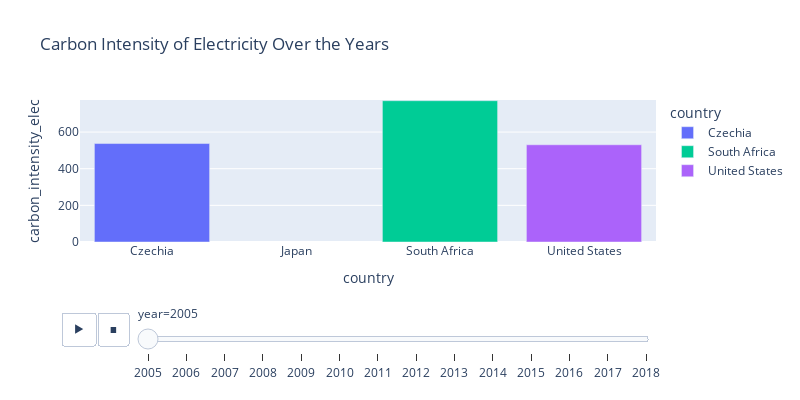

The notebook cell saved with this chart:
### Code cell
# Filter the DataFrame for the years 2005 to 2024
filtered_df = df_mongo[(df_mongo['year'] >= 2005) & (df_mongo['year'] <= 2024)]

# Group by country and calculate the average carbon intensity of electricity for each country
avg_carbon_intensity = filtered_df.groupby('country')['carbon_intensity_elec'].mean().reset_index()

# Sort by carbon intensity and select the top N countries (e.g., top 5)
top_countries = avg_carbon_intensity.sort_values('carbon_intensity_elec', ascending=False).head(4)['country'].tolist()

# Filter the original DataFrame for the top N countries
df_filtered = filtered_df[filtered_df['country'].isin(top_countries)]

# Check if there are any entries in the filtered DataFrame
if df_filtered.empty:
    print("No data available for the top countries and year range.")
else:
    # Create the bar chart with the filtered data
    fig = px.bar(df_filtered, 
                 x='country', 
                 y='carbon_intensity_elec', 
                 color='country', 
                 animation_frame="year", 
                 animation_group="country", 
                 range_y=[0, df_filtered['carbon_intensity_elec'].max()], 
                 title=('Carbon Intensity of Electricity Over the Years'),
                 width=800,  
                 height=400)

# Save the plot as an HTML file
html_filename = 'Carbon Intensity of Electricity Over the Years_plotly.html'
fig.write_html(html_filename)

# Show the visual
fig.show()

### Figure 1 — Plotly figure (JSON) as saved in the notebook; plotly's stock layout.template omitted (floating-point values rounded to 4 significant figures)
{"data": [{"alignmentgroup": "True", "hovertemplate": "country=%{x}<br>year=2005<br>carbon_intensity_elec=%{y}<extra></extra>", "ids": ["Czechia", "Czechia", "Czechia", "Czechia", "Czechia", "Czechia", "Czechia", "Czechia", "Czechia", "Czechia", "Czechia", "Czechia", "Czechia", "Czechia", "Czechia", "Czechia", "Czechia", "Czechia"], "legendgroup": "Czechia", "marker": {"color": "#636efa", "pattern": {"shape": ""}}, "name": "Czechia", "offsetgroup": "Czechia", "orientation": "v", "showlegend": true, "textposition": "auto", "type": "bar", "x": ["Czechia", "Czechia", "Czechia", "Czechia", "Czechia", "Czechia", "Czechia", "Czechia", "Czechia", "Czechia", "Czechia", "Czechia", "Czechia", "Czechia", "Czechia", "Czechia", "Czechia", "Czechia"], "xaxis": "x", "y": [537.3, 537.3, 537.3, 537.3, 537.3, 537.3, 537.3, 537.3, 537.3, 537.3, 537.3, 537.3, 537.3, 537.3, 537.3, 537.3, 537.3, 537.3], "yaxis": "y"}, {"alignmentgroup": "True", "hovertemplate": "country=%{x}<br>year=2005<br>carbon_intensity_elec=%{y}<extra></extra>", "ids": ["South Africa", "South Africa", "South Africa", "South Africa", "South Africa", "South Africa", "South Africa", "South Africa", "South Africa", "South Africa", "South Africa", "South Africa", "South Africa", "South Africa", "South Africa", "South Africa", "South Africa", "South Africa"], "legendgroup": "South Africa", "marker": {"color": "#00cc96", "pattern": {"shape": ""}}, "name": "South Africa", "offsetgroup": "South Africa", "orientation": "v", "showlegend": true, "textposition": "auto", "type": "bar", "x": ["South Africa", "South Africa", "South Africa", "South Africa", "South Africa", "South Africa", "South Africa", "South Africa", "South Africa", "South Africa", "South Africa", "South Africa", "South Africa", "South Africa", "South Africa", "South Africa", "South Africa", "South Africa"], "xaxis": "x", "y": [771.0, 771.0, 771.0, 771.0, 771.0, 771.0, 771.0, 771.0, 771.0, 771.0, 771.0, 771.0, 771.0, 771.0, 771.0, 771.0, 771.0, 771.0], "yaxis": "y"}, {"alignmentgroup": "True", "hovertemplate": "country=%{x}<br>year=2005<br>carbon_intensity_elec=%{y}<extra></extra>", "ids": ["United States", "United States", "United States", "United States", "United States", "United States", "United States", "United States", "United States", "United States", "United States", "United States", "United States", "United States", "United States", "United States", "United States", "United States"], "legendgroup": "United States", "marker": {"color": "#ab63fa", "pattern": {"shape": ""}}, "name": "United States", "offsetgroup": "United States", "orientation": "v", "showlegend": true, "textposition": "auto", "type": "bar", "x": ["United States", "United States", "United States", "United States", "United States", "United States", "United States", "United States", "United States", "United States", "United States", "United States", "United States", "United States", "United States", "United States", "United States", "United States"], "xaxis": "x", "y": [530.5, 530.5, 530.5, 530.5, 530.5, 530.5, 530.5, 530.5, 530.5, 530.5, 530.5, 530.5, 530.5, 530.5, 530.5, 530.5, 530.5, 530.5], "yaxis": "y"}], "layout": {"barmode": "relative", "height": 400, "legend": {"title": {"text": "country"}, "tracegroupgap": 0}, "sliders": [{"active": 0, "currentvalue": {"prefix": "year="}, "len": 0.9, "pad": {"b": 10, "t": 60}, "steps": [{"args": [["2005"], {"frame": {"duration": 0, "redraw": true}, "fromcurrent": true, "mode": "immediate", "transition": {"duration": 0, "easing": "linear"}}], "label": "2005", "method": "animate"}, {"args": [["2006"], {"frame": {"duration": 0, "redraw": true}, "fromcurrent": true, "mode": "immediate", "transition": {"duration": 0, "easing": "linear"}}], "label": "2006", "method": "animate"}, {"args": [["2007"], {"frame": {"duration": 0, "redraw": true}, "fromcurrent": true, "mode": "immediate", "transition": {"duration": 0, "easing": "linear"}}], "label": "2007", "method": "animate"}, {"args": [["2008"], {"frame": {"duration": 0, "redraw": true}, "fromcurrent": true, "mode": "immediate", "transition": {"duration": 0, "easing": "linear"}}], "label": "2008", "method": "animate"}, {"args": [["2009"], {"frame": {"duration": 0, "redraw": true}, "fromcurrent": true, "mode": "immediate", "transition": {"duration": 0, "easing": "linear"}}], "label": "2009", "method": "animate"}, {"args": [["2010"], {"frame": {"duration": 0, "redraw": true}, "fromcurrent": true, "mode": "immediate", "transition": {"duration": 0, "easing": "linear"}}], "label": "2010", "method": "animate"}, {"args": [["2011"], {"frame": {"duration": 0, "redraw": true}, "fromcurrent": true, "mode": "immediate", "transition": {"duration": 0, "easing": "linear"}}], "label": "2011", "method": "animate"}, {"args": [["2012"], {"frame": {"duration": 0, "redraw": true}, "fromcurrent": true, "mode": "immediate", "transition": {"duration": 0, "easing": "linear"}}], "label": "2012", "method": "animate"}, {"args": [["2013"], {"frame": {"duration": 0, "redraw": true}, "fromcurrent": true, "mode": "immediate", "transition": {"duration": 0, "easing": "linear"}}], "label": "2013", "method": "animate"}, {"args": [["2014"], {"frame": {"duration": 0, "redraw": true}, "fromcurrent": true, "mode": "immediate", "transition": {"duration": 0, "easing": "linear"}}], "label": "2014", "method": "animate"}, {"args": [["2015"], {"frame": {"duration": 0, "redraw": true}, "fromcurrent": true, "mode": "immediate", "transition": {"duration": 0, "easing": "linear"}}], "label": "2015", "method": "animate"}, {"args": [["2016"], {"frame": {"duration": 0, "redraw": true}, "fromcurrent": true, "mode": "immediate", "transition": {"duration": 0, "easing": "linear"}}], "label": "2016", "method": "animate"}, {"args": [["2017"], {"frame": {"duration": 0, "redraw": true}, "fromcurrent": true, "mode": "immediate", "transition": {"duration": 0, "easing": "linear"}}], "label": "2017", "method": "animate"}, {"args": [["2018"], {"frame": {"duration": 0, "redraw": true}, "fromcurrent": true, "mode": "immediate", "transition": {"duration": 0, "easing": "linear"}}], "label": "2018", "method": "animate"}], "x": 0.1, "xanchor": "left", "y": 0, "yanchor": "top"}], "title": {"text": "Carbon Intensity of Electricity Over the Years"}, "updatemenus": [{"buttons": [{"args": [null, {"frame": {"duration": 500, "redraw": true}, "fromcurrent": true, "mode": "immediate", "transition": {"duration": 500, "easing": "linear"}}], "label": "&#9654;", "method": "animate"}, {"args": [[null], {"frame": {"duration": 0, "redraw": true}, "fromcurrent": true, "mode": "immediate", "transition": {"duration": 0, "easing": "linear"}}], "label": "&#9724;", "method": "animate"}], "direction": "left", "pad": {"r": 10, "t": 70}, "showactive": false, "type": "buttons", "x": 0.1, "xanchor": "right", "y": 0, "yanchor": "top"}], "width": 800, "xaxis": {"anchor": "y", "categoryarray": ["Czechia", "Japan", "South Africa", "United States"], "categoryorder": "array", "domain": [0, 1], "title": {"text": "country"}}, "yaxis": {"anchor": "x", "domain": [0, 1], "range": [0, 774.9], "title": {"text": "carbon_intensity_elec"}}}}
